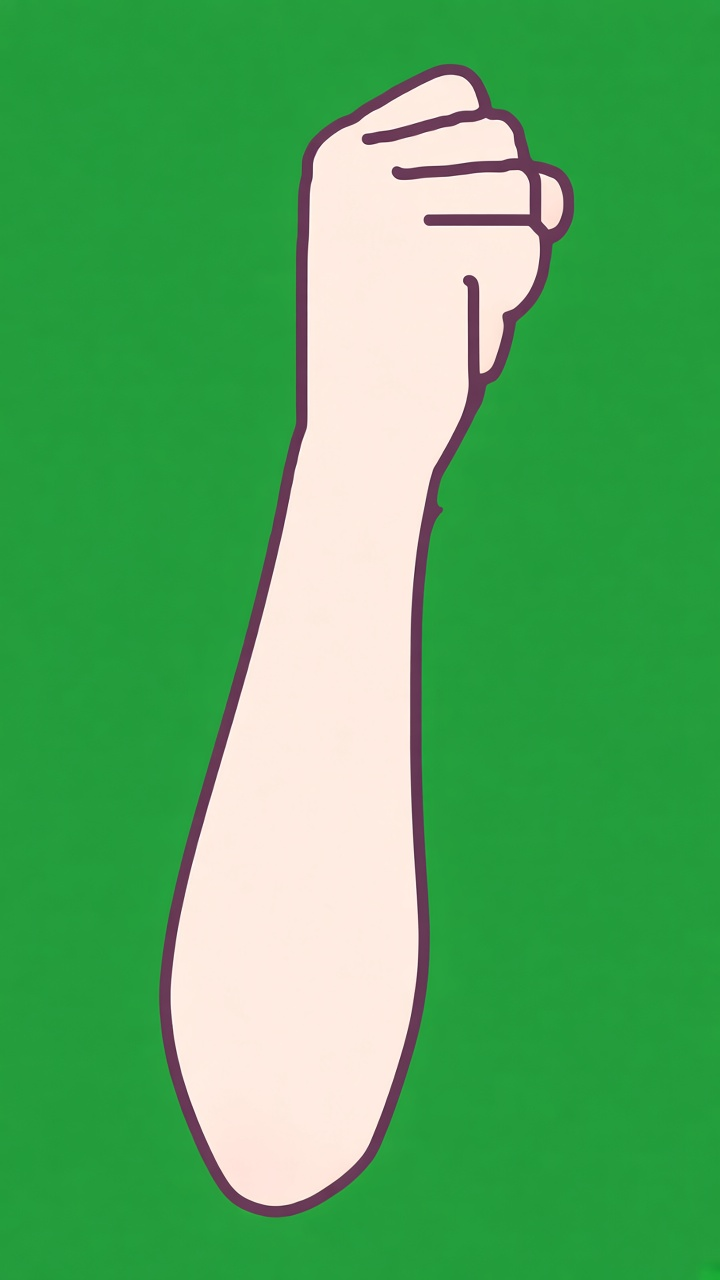
#> input picture tools/v3/raw/hand_r_regen.jpg, 720 x 1280 px
$ python regen_hand.py
#> lines starting #> are read from the running program, lines starting #| are printed output that depends on the picture; after the words box and inside, x2 and y2 are one past the last pixel; in counts of white or black regions, pixels touching at a corner belong together
"""아래팔+주먹(hand_r)을 GenerateImage로 다시 만든 그림(raw/hand_r_regen.jpg, 양쪽 외곽선 있음)으로 바꿈.
옛 조각은 오른쪽 가장자리가 선 없이 잘려 있어서, 팔을 -34도 내리면 머리카락 위에 뭉개져 보였음.
코드는 초록 배경 빼기(부드러운 알파 매팅)·옛 조각 상자에 맞춘 크기 조절·배치만 함. clean_edges.py 전에 실행.
사용: python3 tools/v3/regen_hand.py [parts 폴더]"""
import sys, os, numpy as np, cv2
from PIL import Image
from scipy import ndimage
HERE=os.path.dirname(os.path.abspath(__file__))
P=sys.argv[1] if len(sys.argv)>1 else f'{HERE}/../../public/v3-demo/parts'
src=np.array(Image.open(f'{HERE}/raw/hand_r_regen.jpg').convert('RGB')).astype(np.float32)
bg=np.median(src[:20].reshape(-1,3),0)
#> bg = [37, 158, 61]
r,g,b=src[...,0],src[...,1],src[...,2]
gness=g-np.maximum(r,b)                      # 초록 정도
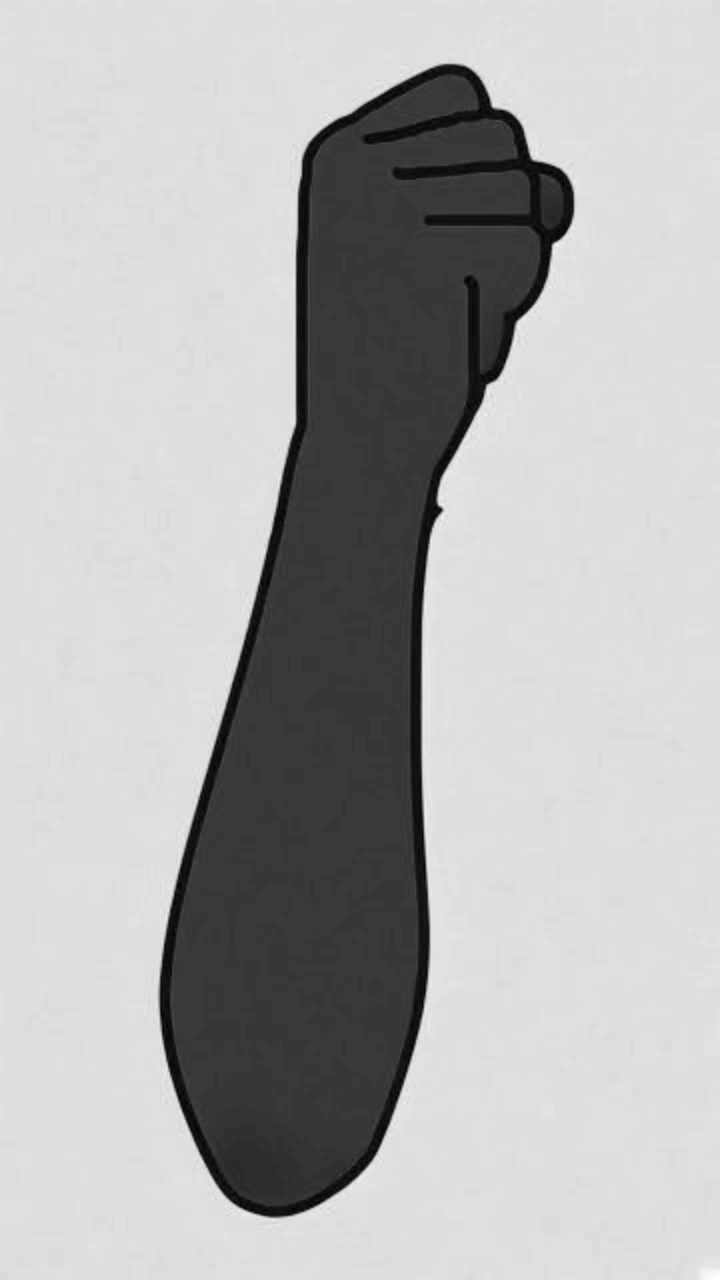
#> gness: shape (1280, 720) float32; min -58, max 120, mean 66.4; drawn with min black and max white
bgg=bg[1]-max(bg[0],bg[2])
#> bgg = 97
a=np.clip(1-(gness-10)/(bgg-10),0,1)         # 초록이면 0, 살·선이면 1, 사이는 부드럽게
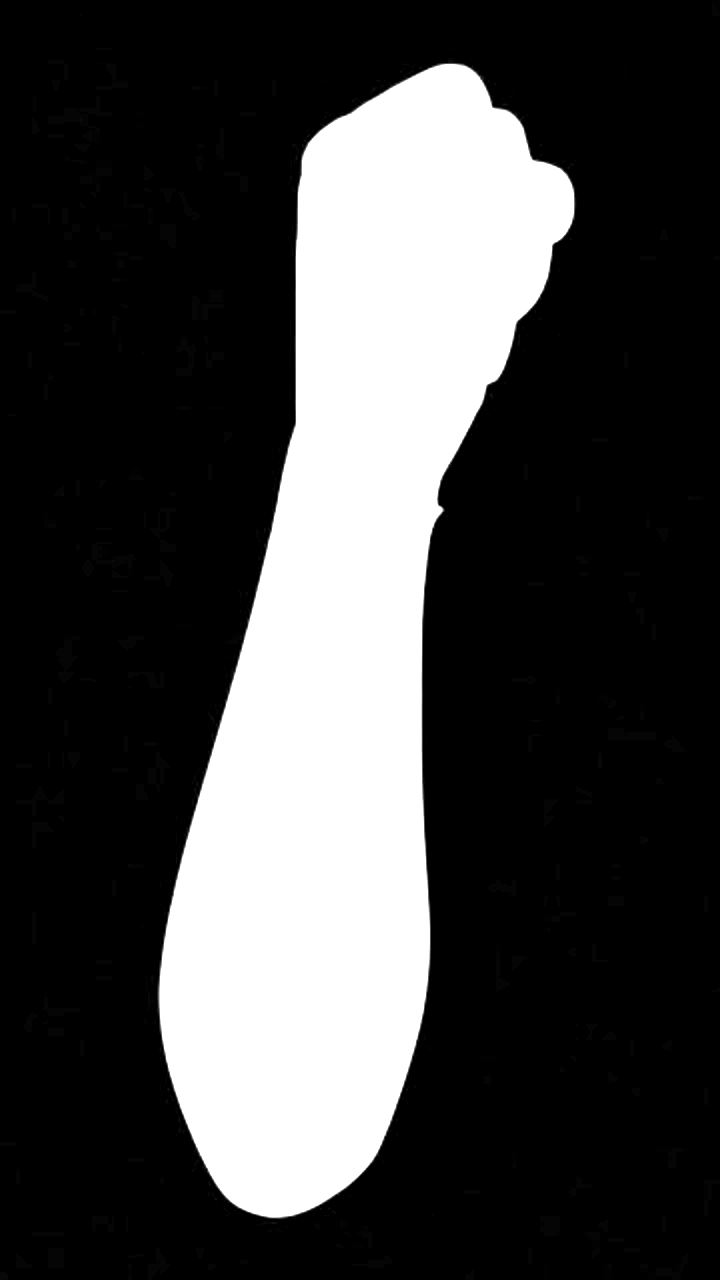
#> a: shape (1280, 720) float32; min 0, max 1, mean 0.26
A=a>0.5; lb,n=ndimage.label(A); A=lb==(np.argmax(ndimage.sum(A,lb,range(1,n+1)))+1); A=ndimage.binary_fill_holes(A)
#> after `A = a > 0.5`: A: shape (1280, 720) bool; 25.9% white; 1 white region, box (x1, y1, x2, y2) and area: (159, 64, 574, 1218) 238924
#> after `lb, n = ndimage.label(A)`: n = 1
a=np.where(cv2.dilate(A.astype(np.uint8),np.ones((5,5),np.uint8))>0,a,0); a=np.maximum(a,ndimage.binary_erosion(A,iterations=2))
# 초록 번짐 제거: 반투명 가장자리 색에서 초록 빼기
spill=np.clip(g-np.maximum(r,b),0,None); src[...,1]-=spill*(1-a)
#> after `spill = np.clip(g - np.maximum(r, b), 0, None)`:
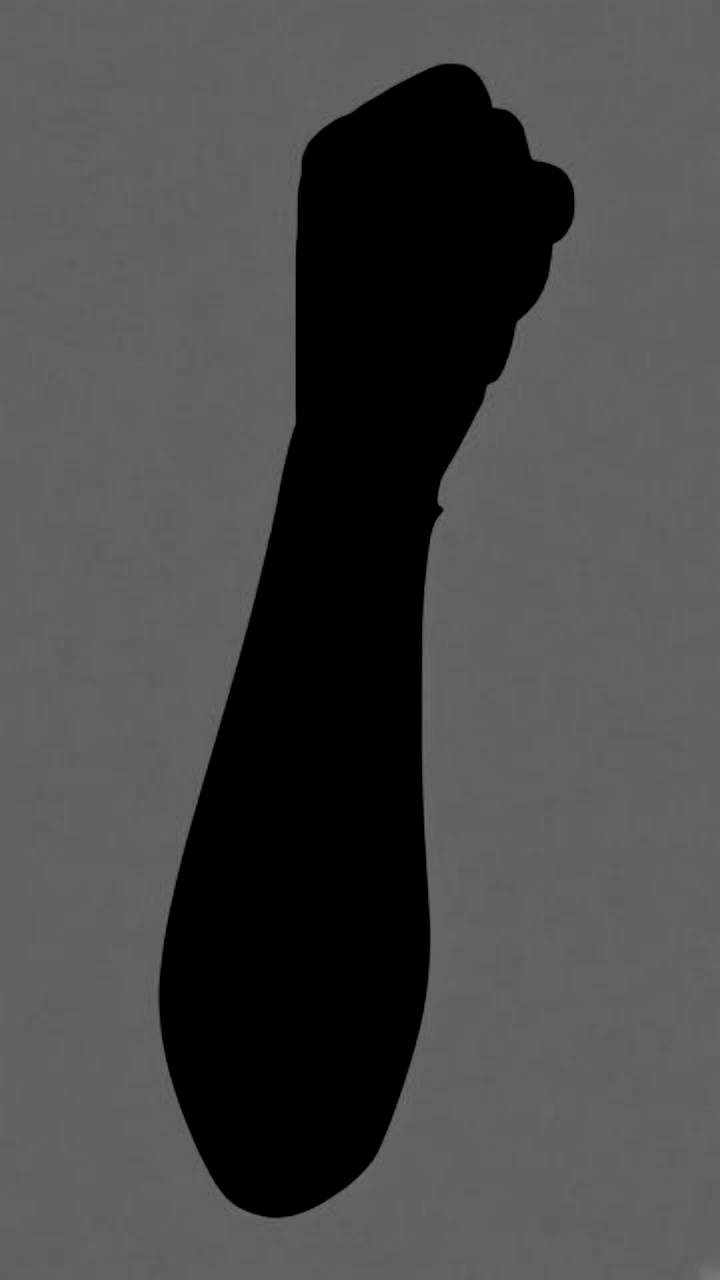
#> spill: shape (1280, 720) float32; min 0, max 120, mean 72.1
#> after `src[..., 1] -= spill * (1 - a)`:
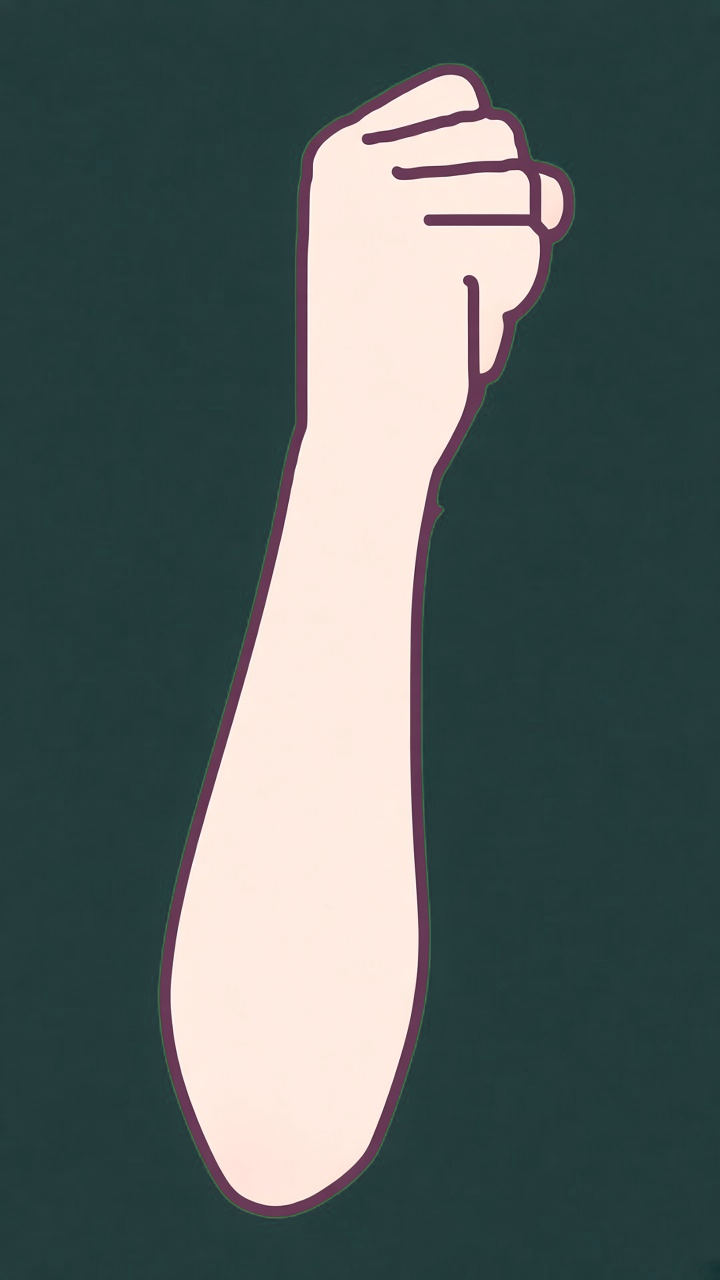
#> src: shape (1280, 720, 3) float32; mean R, G, B 85.9, 99.1, 97.6
ys,xs=np.where(a>0.5); y0,y1,x0,x1=ys.min(),ys.max()+1,xs.min(),xs.max()+1
#> after `y0, y1, x0, x1 = (ys.min(), ys.max() + 1, xs.min(), xs.max() + 1)`: y0 = 64; y1 = 1218; x0 = 159; x1 = 574
#> (the run stopped early here; a loop or call above may not have finished)
